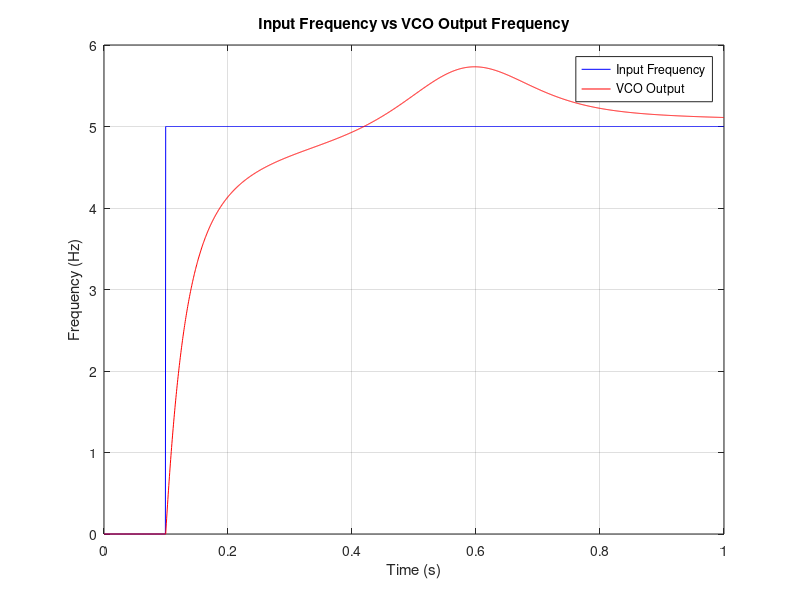
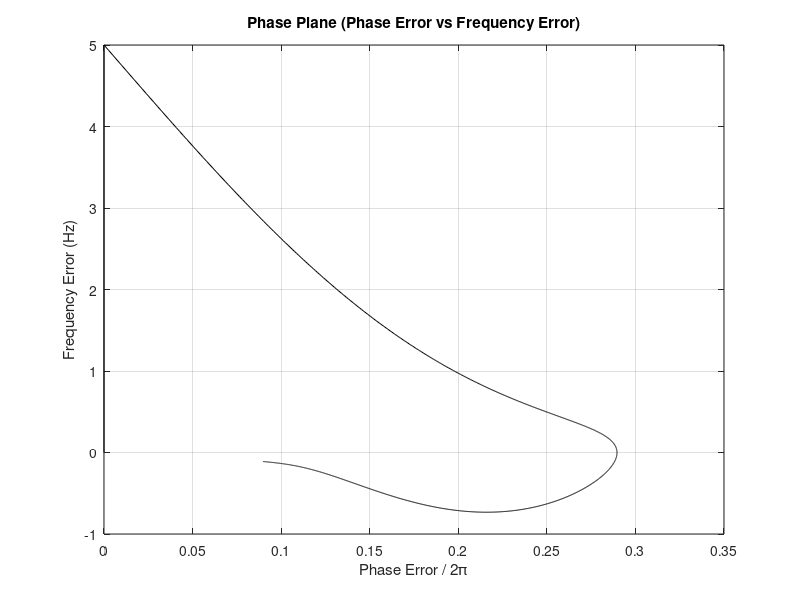

Recreate these plots in MATLAB, in order.
fdel = input('fdel:');
fn = input('fn:');
zeta = input('zeta:');

Kp1 = input('Kp1:');
Kp2 = input('Kp2:');
Ki2 = input('Ki2:');

npts = 2000;
fs = 2000;
T = 1/fs;
t = (0:(npts-1)) * T;
nsettle = fix(npts / 10);

fin = zeros(1,npts);
fvco = zeros(1,npts);
phierror = zeros(1,npts);
freqerror = zeros(1,npts);

vco_phase = 0;
vco_phase_last = 0;
vco_input_last = 0;

int_stage2 = 0;

for i = 1:npts
    if i < nsettle
        fin(i) = 0;
        phase_input = 0;
    else
        fin(i) = fdel;
        phase_input = 2*pi*fdel*T*(i - nsettle);
    end

    phase_err = phase_input - vco_phase;
    pd_output = sin(phase_err);

    stage1_output = Kp1 * pd_output;

    int_stage2 = int_stage2 + Ki2 * stage1_output * T;
    stage2_output = Kp2 * stage1_output + int_stage2;

    vco_input = stage2_output;
    vco_phase = vco_phase_last + (T/2) * (vco_input + vco_input_last);

    vco_input_last = vco_input;
    vco_phase_last = vco_phase;

    phierror(i) = phase_err;
    fvco(i) = vco_input / (2*pi);
    freqerror(i) = fin(i) - fvco(i);
end

figure;
plot(t, fin, 'b', t, fvco, 'r');
title('Input Frequency vs VCO Output Frequency');
xlabel('Time (s)');
ylabel('Frequency (Hz)');
legend('Input Frequency', 'VCO Output');
grid on;

figure;
plot(phierror / (2*pi), freqerror, 'k');
title('Phase Plane (Phase Error vs Frequency Error)');
xlabel('Phase Error / 2\pi');
ylabel('Frequency Error (Hz)');
grid on;
